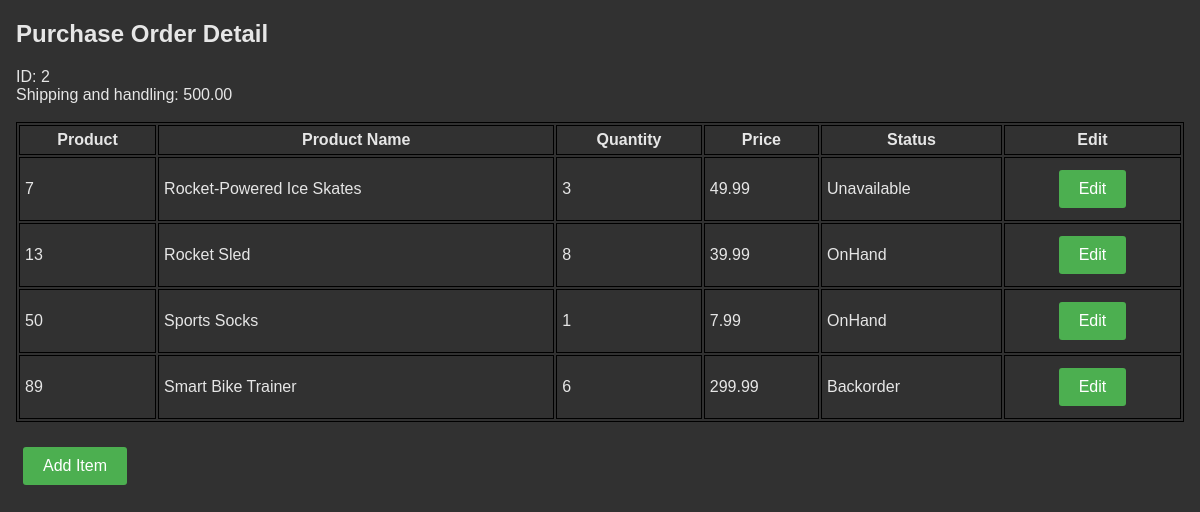
Page /purchaseOrders/2/ on the committed database.
### truckr/models.py (models this page shows)
class purchaseOrder(models.Model):
    purchaseOrderID = models.IntegerField(primary_key = True)
    costShippingHandling = models.DecimalField(max_digits = 10, decimal_places = 2)

class orderItem(models.Model):
    purchaseOrderID = models.IntegerField()
    productID = models.IntegerField()
    quantity = models.IntegerField()
    status = models.CharField(max_length = 11)

### truckr/views.py (the view)
# urls.py: path('purchaseOrders/<int:ID>/', views.purchaseOrderDetail, name='purchaseOrderDetail'),
def purchaseOrderDetail(request, ID):
    username = request.user.username
    nav = navigation(username)
    po = purchaseOrder.objects.raw('SELECT * FROM truckr_purchaseorder WHERE purchaseOrderID = %s;',[ID])
    items = orderItem.objects.raw('SELECT truckr_orderitem.id as id, truckr_orderitem.purchaseOrderID as purchaseOrderID, truckr_orderitem.productID as productID, truckr_product.productName as productName, truckr_product.price as price, truckr_orderitem.quantity as quantity, truckr_orderitem.status as status FROM truckr_orderitem INNER JOIN truckr_product ON truckr_orderitem.productID = truckr_product.productID WHERE truckr_orderitem.purchaseOrderID = %s', [ID])
    context = {'items':items,'nav':nav, 'po':po}
    return(render(request, 'truckr/purchaseOrdersDetail2.html', context))

### truckr/views.py (called while the page is built)
def navigation(username):
    nav = navbar.objects.raw(""" SELECT * FROM truckr_employee JOIN truckr_account ON truckr_employee.employeeID = truckr_account.employeeID JOIN truckr_navbar ON truckr_account.accountType = truckr_navbar.accountType WHERE truckr_employee.username = '%s' ORDER BY id; """ % username)
    return nav

### truckr/templates/truckr/purchaseOrdersDetail2.html (shortened to what this page needs)
{% load static %}
<!DOCTYPE html>
<html>
  <head>
    <link rel="stylesheet" type="text/css" href="{% static 'css/style.css'%}">
  </head>
<body>
	<h2>Purchase Order Detail</h2>
	{% for order in po %}
		ID: {{order.purchaseOrderID}} <br>
		Shipping and handling: {{order.costShippingHandling}}
	{% endfor %}
	<br>
	<br>
<table style="width:100%">
       	<tr>
	       	<th>Product</th>
		<th>Product Name</th>
	       	<th>Quantity</th>
	       	<th>Price</th>
	       	<th>Status</th>
		<th>Edit</th>
       	</tr>
{% if items%}
	{% for item in items%}
	<tr>
		<td>{{item.productID}}</td>
		<td>{{item.productName}}</td>
		<td>{{item.quantity}}</td>
		<td>{{item.price}}</td>
		<td>{{item.status}}</td>
		<td style = text-align:center> <button type="button" onclick="window.location.href='/admin/truckr/orderitem/{{item.id}}/change/';">Edit</button></td>
	</tr>
	{% endfor %}
{% else %}
	<p>No orders are available.</p>
{% endif %}
</table>
<br>
<button type="button" onclick="window.location.href='/admin/truckr/orderitem/add/';">Add Item</button>
</body>
</html>

### static/css/style.css (style rules this page uses)
body { font-family: Arial, sans-serif; background-color: #313131; color:#e6e6e6; margin: 0; padding: 0; margin-left:1em; margin-right:1em; }
button { background-color: #4CAF50; border: none; border-radius: 3px; color: #fff; cursor: pointer; font-size: 16px; margin: 7px; padding: 10px 20px; text-align: center; text-decoration: none; }
table, th, td { border:1px solid black; }
th, td { margin-left: 5px; padding: 5px; }

### rows in the picture
purchaseOrder: purchaseOrderID "2", costShippingHandling "500.00"
orderItem: productID "7", productName "Rocket-Powered Ice Skates", quantity "3", price "49.99", status "Unavailable"
orderItem: productID "13", productName "Rocket Sled", quantity "8", price "39.99", status "OnHand"
orderItem: productID "50", productName "Sports Socks", quantity "1", price "7.99", status "OnHand"
orderItem: productID "89", productName "Smart Bike Trainer", quantity "6", price "299.99", status "Backorder"
